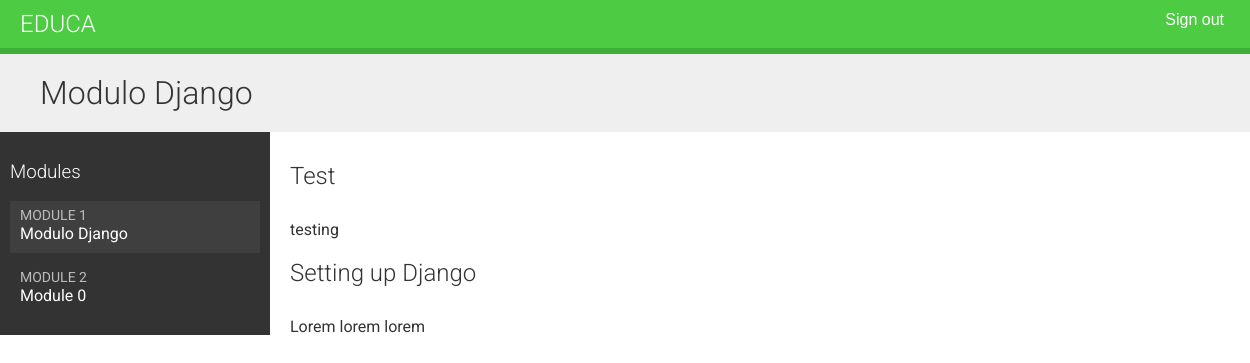
The page /students/course/2/ (signed in) on the database its author committed.
### courses/models.py (models this page shows, shortened)
class Module(models.Model):
    course = models.ForeignKey(
        Course, related_name='modules', on_delete=models.CASCADE
    )
    title = models.CharField(max_length=200)
    description = models.TextField(blank=True)
    order = OrderField(blank=True, for_fields=['course'])    # nmbramo el nuevo campo order y especificamos que el orden se calcula con respuesta el curso al establecer for_fiedls=['course]
    class Meta:
        ordering = ['order']
    def __str__(self):
        return f'{self.order}. {self.title}'

class Content(models.Model):
    module = models.ForeignKey(    # Apuntamos el modelo de modula ya que este es el que contenie mùltiples contenidos
        Module,
        related_name='contents',
        on_delete= models.CASCADE
    )
    content_type = models.ForeignKey(    # Campo ForeignKey al modelo ContentType
        ContentType,
        on_delete=models.CASCADE,
        limit_choices_to = {    # Limitamos los objetos ContentType que se pueden usar para la relaciòn generica
            'model__in': ('text', 'video', 'image', 'file')    # Utilizamos la bùesqueda de campo model__in para filtrar la consulta a los objetos ContenType cuyo atributo models sea 'text', 'video0, 'image', 'file'.
        }
    )
    object_id = models.PositiveIntegerField()    # Alamacenamos la llave primaria del objeto relacionado
    item = GenericForeignKey('content_type', 'object_id')    # Compo GenericForeignKey para el objeto relacionado que combina los dos campos anteriores
    order = OrderField(blank=True, for_fields=['module'])
    class Meta:
        ordering = ['order']

class ItemBase(models.Model):
    owner = models.ForeignKey(User,    # Usuario que creo el contenido
                              related_name='%(class)s_relared',    # related_name diferentes para cada submodelo
                              on_delete=models.CASCADE
                              )
    title = models.CharField(max_length=250)
    created = models.DateTimeField(auto_now_add=True)
    updated = models.DateTimeField(auto_now=True)
    class Meta:
        abstract = True
    def render(self):
        return render_to_string(    # Renderizamos una plantilla y devolvemos el contenido renderizado como una cadena.
            f'courses/content/{self._meta.model_name}.html',
            {'item': self}
        )

class Text(ItemBase):    # Almacenamos contenido de texto
    content = models.TextField()

### students/views.py (the view)
class StudentCourseDetailView(LoginRequiredMixin, DetailView):
    model = Course
    template_name= 'students/course/detail.html'
    def get_queryset(self):
        qs = super().get_queryset()
        return qs.filter(students__in=[self.request.user])
    def get_context_data(self, **kwargs):
        context = super().get_context_data(**kwargs)
        course = self.get_object()
        if 'module_id' in self.kwargs:
            context['module'] = course.modules.get(
                id = self.kwargs['module_id']
            )
        else:
            context['module'] = course.modules.all()[0]
        return context

### students/templates/students/course/detail.html (shortened to what this page needs)
{% extends 'base.html' %}
{% load cache %}
{% block content %}
<h1>
    {{ module.title }}
</h1>
<div class="contents">
    <h3>Modules</h3>
    <ul id="modules">
        {% for m in object.modules.all %}
        <li data-id="{{ m.id }}" {% if m == module %} class="selected" {% endif %}>
        <a href="{% url 'student_course_detail_module' object.id m.id %}">
        <span>
            Module <span class="order">{{ m.order|add:1 }}</span>
        </span>
        <br>
        {{ m.title }}
    </a>
</li>
{% empty %}
<li>No modules yet.</li>
{% endfor %}
    </ul>
</div>
<div class="module">
    {% cache 600 module_contents module %}
    {% for content in module.contents.all %}
    {% with item=content.item %}
    <h2>{{ item.title }}</h2>
    {{ item.render }}
    {% endwith %}
    {% endfor %}
    {% endcache %}
</div>
{% endblock %}

### courses/templates/courses/content/text.html
{{ item.content|linebreaks }}

### courses/static/css/base.css (style rules this page uses)
body { margin:0; font-family:'Roboto', sans-serif; font-weight:400; color:#333; }
a { color:#3fad37; text-decoration:none; }
ul { float:left; }
h1, h2, h3, h4, h5, h6 { font-family:'Roboto', sans-serif; font-weight:300; }
h1 { background:#efefef; width:100%; overflow:auto; padding:20px 0 20px 40px; margin:0; }
.module { padding:10px 20px; float:left; width:600px; }
.module p { margin:10px 0 20px; width:100%; float:left; }
.contents { width:20%; padding:10px; float:left; background:#333; color: #fff; font-family:'Roboto', sans-serif; }
.contents ul { list-style:none; margin:0; padding:0; width:100%; }
.contents ul li { margin:0 0 10px 0; padding:4px 10px 10px; overflow:auto; cursor:move; }
.contents ul li.selected { background:#3f3f3f; }
.contents ul span { text-transform:uppercase; color:#bbb; font-size:14px; }
.contents ul a { display:block; color:#fff; text-decoration:none; }

### rows shown on the page
Module: title "Modulo Django", order|add "1"
Module: order|add "2", title "Module 0"
Content: item "Test", item.content "testing"
Content: item "Setting up Django", item.content "Lorem lorem lorem"
